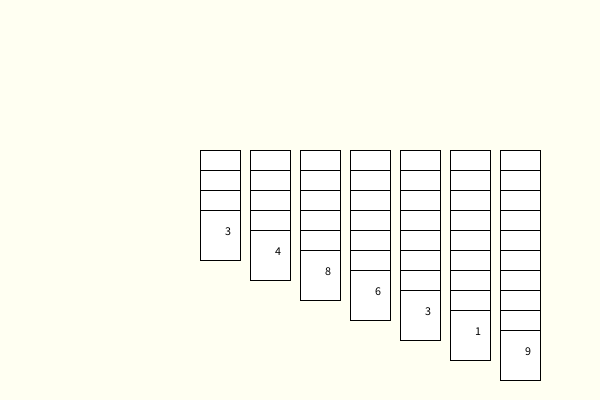
Frame 1 (no input)
Frame 60 (the mouse pressed at the canvas centre just before this capture): identical to frame 1, image omitted
Frame 120 (the mouse held since frame 60 and released just before this capture): identical to frame 1, image omitted

The Processing sketch that drew this single still picture (run headless with seeded random() and noise(); from frame 60 on, the mouse is pressed at the canvas centre):

// Processing sketch: week16_A_deck_04_decks_deck_get_draw
// ── week16_A_deck_04_decks_deck_get_draw.pde
ArrayList<ArrayList<Integer>> decks = new ArrayList<ArrayList<Integer>>();
void setup() {
  size(600, 400);
  for (int i=0; i<7; i++) {
    ArrayList<Integer> deck = new ArrayList<Integer>();
    for (int k=0; k<=i+3; k++) {
      deck.add( int(random(13)) );
    } //第i個牌堆，第k張牌
    decks.add( deck );
  }
}
void draw() {
  background(#FFFFF2);
  for (int i=0; i<decks.size(); i++) {
    ArrayList<Integer> deck = decks.get(i);
    for (int k=0; k<deck.size(); k++) {
      fill(255); rect(200 + i*50, 150+k*20, 40, 50); //x:100 + L * 50;
      if(k==deck.size()-1){
        fill(0); text( ""+deck.get(k), 200+i*50+25, 175+k*20); //y: 50 + k * 30;
      }
    }
  }
}
